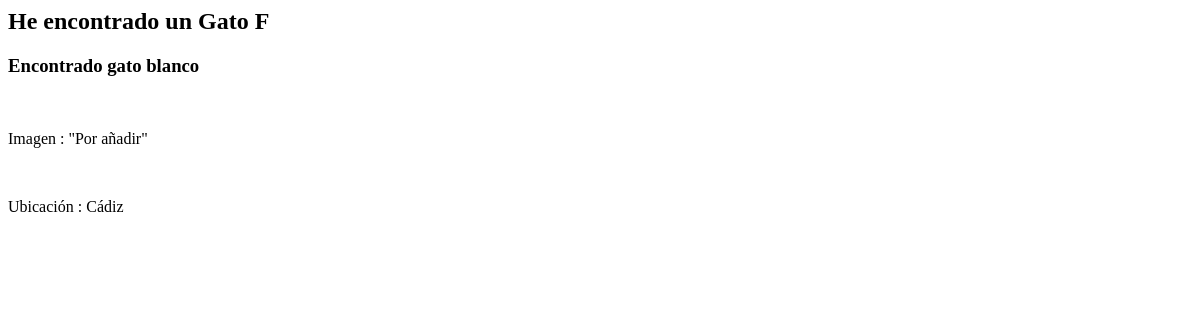
Before: /encuentros/1/ with the older database file.
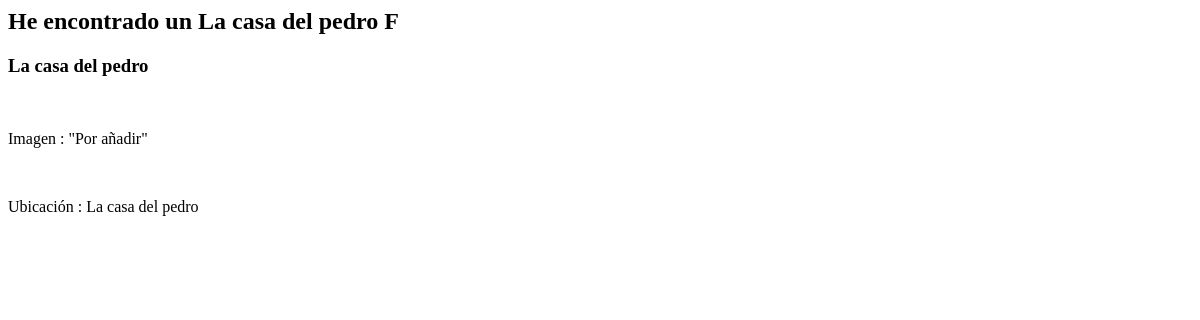
After: the same page with the newer database file.
### ILMP_app/models.py (models this page shows, shortened)
class Encuentros(models.Model):
    typeFind = models.CharField(max_length=200)
    infoFind = models.CharField(max_length=200)
    genderFind = models.CharField(max_length=1, choices=GENDER_CHOICES, blank=True)
    ubiFind = models.CharField(max_length=200, blank=True)

### ILMP_app/views.py (the view)
# urls.py: path('encuentros/<int:pk>/', EncuentrosDetailView.as_view(), name='encuentros-detail'),
class EncuentrosDetailView(DetailView):
    model = Encuentros

### ILMP_app/templates/ILMP_app/encuentros_detail.html (shortened to what this page needs)
{% block content %}
<h2>He encontrado un {{ object.typeFind }} {{ object.genderFind }}</h2>
<h3>{{ object.infoFind }}</h3>
    <p>Imagen : "Por añadir"</p>
    <p>Ubicación : {{ object.ubiFind }}</p>
{% endblock %}

Changed rows visible on the page:
changed Encuentros: typeFind "Gato" → "La casa del pedro"; infoFind "Encontrado gato blanco" → "La casa del pedro"; ubiFind "Cádiz" → "La casa del pedro"
